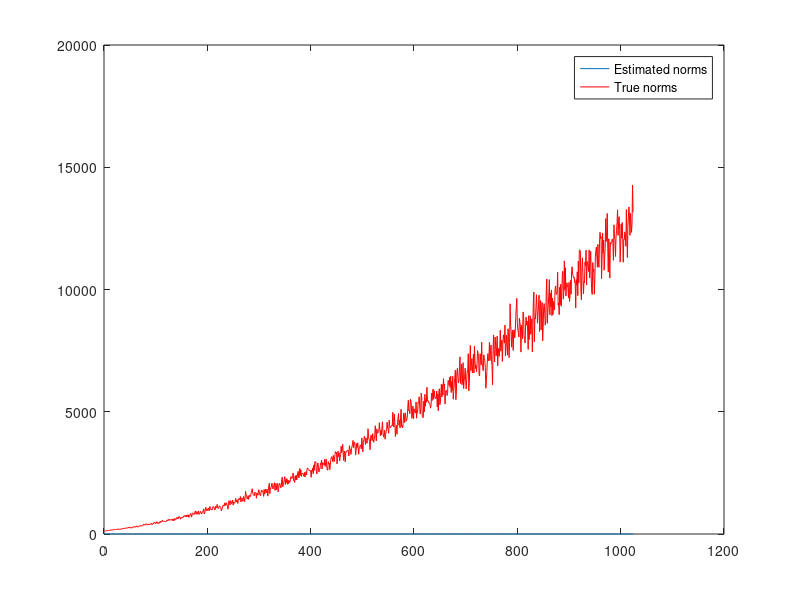

MATLAB code to generate this figure:
% Figure - NONE
% =========================================
% This code checks that the properties of the effective matrix A 
% (c and norms of atoms) are as found by the iterative methods

m=2^10; n=2^7; 
posH=randperm(m); posH=sort(posH(1:n));
Pin=spdiags((1:9/(m-1):10)',[0],m,m);
Pout=speye(m,m); Pout=Pout(posH,:);

% This builds the Hadamard matrix
H=zeros(m,m);
for k=1:1:m,
    disp(k/m);
    temp=zeros(m,1);
    temp(k)=1; 
    H(:,k)=fht(temp);
end;

A=Pout*H*Pin; 

% computing c for SSF using the iterative way
iter=100; 
temp=randn(m,1); 
for k=1:1:iter, 
    temp=temp/norm(temp); 
    temp=Pout*fht(Pin*temp);
    temp=Pin*ifht(Pout'*temp);
    disp(norm(temp));
end; 
c=norm(temp); 
disp(['The estimated c is ',num2str(c)]);
disp(['The TRUE c is ',num2str(norm(A'*A))]);


% computing diag(A'*A) for PCD using the iterative way
iter=1000; 
ww=zeros(m,1);
for k=1:1:iter,
    temp=randn(n,1); 
    temp=Pin*ifht(Pout'*temp);
    ww=ww+temp.^2;
end;
W=ww/iter;
figure(1); clf; 
plot(W); hold on; 
plot(diag(A'*A),'r'); 
legend({'Estimated norms','True norms'}); 

    